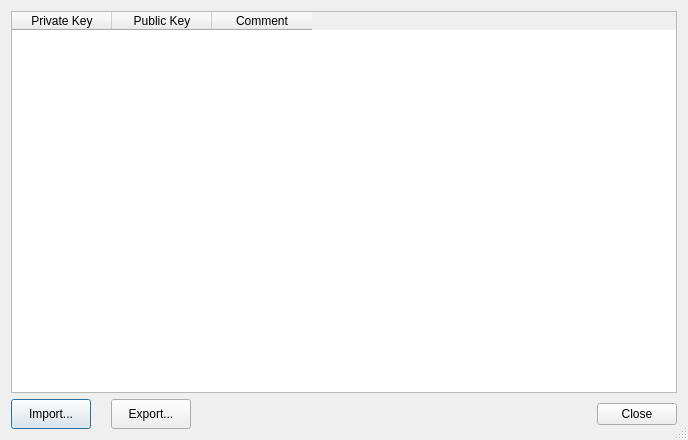
<?xml version="1.0" encoding="UTF-8"?>
<ui version="4.0">
 <class>KeysWindow</class>
 <widget class="QDialog" name="KeysWindow">
  <property name="geometry">
   <rect>
    <x>0</x>
    <y>0</y>
    <width>688</width>
    <height>440</height>
   </rect>
  </property>
  <property name="windowTitle">
   <string>Private Keys</string>
  </property>
  <property name="sizeGripEnabled">
   <bool>true</bool>
  </property>
  <layout class="QVBoxLayout" name="verticalLayout">
   <item>
    <widget class="QTableWidget" name="table">
     <property name="editTriggers">
      <set>QAbstractItemView::NoEditTriggers</set>
     </property>
     <property name="selectionMode">
      <enum>QAbstractItemView::SingleSelection</enum>
     </property>
     <property name="selectionBehavior">
      <enum>QAbstractItemView::SelectRows</enum>
     </property>
     <column>
      <property name="text">
       <string>Private Key</string>
      </property>
      <property name="icon">
       <iconset resource="res.qrc">
        <normaloff>:/icons/images/key.png</normaloff>:/icons/images/key.png</iconset>
      </property>
     </column>
     <column>
      <property name="text">
       <string>Public Key</string>
      </property>
     </column>
     <column>
      <property name="text">
       <string>Comment</string>
      </property>
     </column>
    </widget>
   </item>
   <item>
    <layout class="QHBoxLayout" name="horizontalLayout_2">
     <property name="spacing">
      <number>20</number>
     </property>
     <item>
      <widget class="QPushButton" name="importButton">
       <property name="enabled">
        <bool>true</bool>
       </property>
       <property name="sizePolicy">
        <sizepolicy hsizetype="Minimum" vsizetype="Preferred">
         <horstretch>0</horstretch>
         <verstretch>0</verstretch>
        </sizepolicy>
       </property>
       <property name="text">
        <string>Import...</string>
       </property>
      </widget>
     </item>
     <item>
      <widget class="QPushButton" name="exportButton">
       <property name="enabled">
        <bool>true</bool>
       </property>
       <property name="sizePolicy">
        <sizepolicy hsizetype="Minimum" vsizetype="Preferred">
         <horstretch>0</horstretch>
         <verstretch>0</verstretch>
        </sizepolicy>
       </property>
       <property name="text">
        <string>Export...</string>
       </property>
      </widget>
     </item>
     <item>
      <spacer name="horizontalSpacer_2">
       <property name="orientation">
        <enum>Qt::Horizontal</enum>
       </property>
       <property name="sizeHint" stdset="0">
        <size>
         <width>40</width>
         <height>30</height>
        </size>
       </property>
      </spacer>
     </item>
     <item>
      <widget class="QDialogButtonBox" name="buttonBox">
       <property name="sizePolicy">
        <sizepolicy hsizetype="Minimum" vsizetype="Fixed">
         <horstretch>0</horstretch>
         <verstretch>0</verstretch>
        </sizepolicy>
       </property>
       <property name="maximumSize">
        <size>
         <width>87</width>
         <height>40</height>
        </size>
       </property>
       <property name="orientation">
        <enum>Qt::Horizontal</enum>
       </property>
       <property name="standardButtons">
        <set>QDialogButtonBox::Close</set>
       </property>
      </widget>
     </item>
    </layout>
   </item>
  </layout>
 </widget>
 <resources>
  <include location="res.qrc"/>
 </resources>
 <connections/>
</ui>
